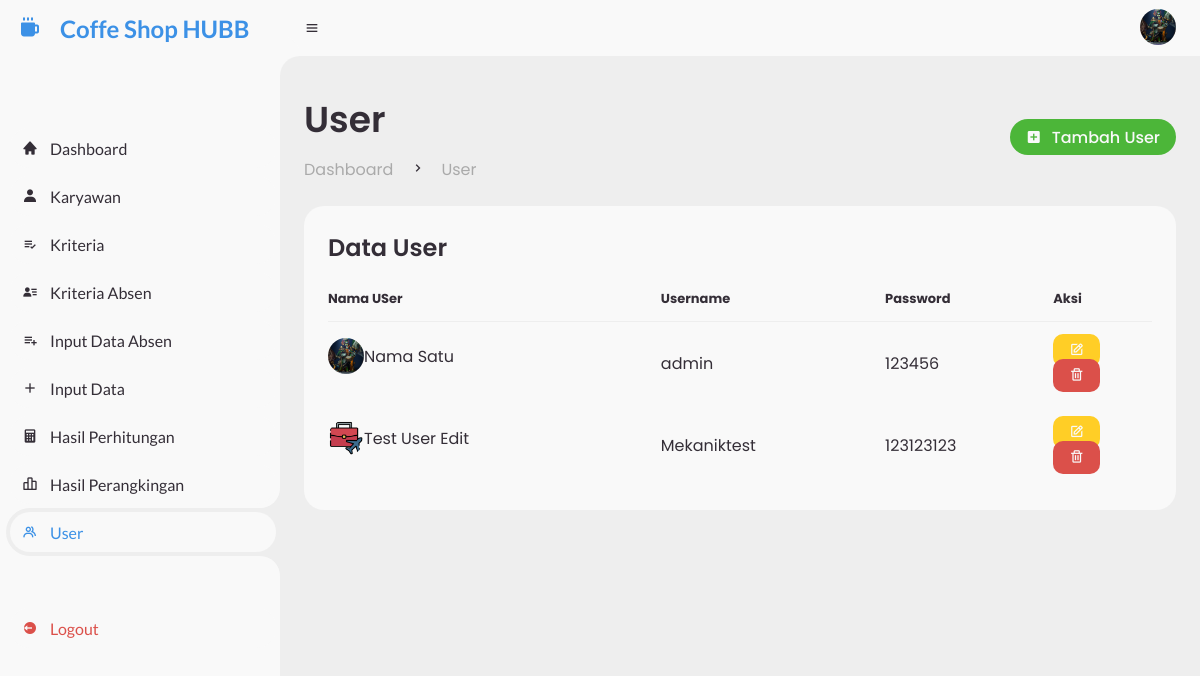
Page /user-page.php (signed in) on the committed database.
### tables this page shows
CREATE TABLE `pengguna` (
  `pengguna_id` varchar(50) NOT NULL,
  `nama_pengguna` varchar(100) DEFAULT NULL,
  `username` varchar(100) DEFAULT NULL,
  `password` varchar(100) DEFAULT NULL,
  `profile` varchar(255) NOT NULL
);

### user-page.php (the view, shortened to what this page needs)
<?php
include './componen/header.php';
include './process/koneksi.php';
?>
<body>
   <?php
   include './componen/sidebar.php';
   ?>
   <section id="content">
      <?php
      include './componen/navbar.php';
      ?>
      <main>
         <div class="head-title">
            <?php
            include './componen/breadcrumb.php';
            ?>
            <a href="#modal-add-user" class="btn-add">
               <i class="bx bxs-plus-square"></i>
               <span class="text">Tambah User</span>
            </a>
         </div>
         <div class="table-data">
            <div class="order">
               <div class="head">
                  <h3>Data User</h3>
               </div>
               <table>
                  <thead>
                     <tr>
                        <th>Nama USer</th>
                        <th>Username</th>
                        <th>Password</th>
                        <th style="width: 12%">Aksi</th>
                     </tr>
                  </thead>
                  <tbody>
                     <?php
                     $select = mysqli_query($connect, "SELECT * FROM pengguna");
                     while ($data = mysqli_fetch_array($select)) {
                     ?>
                        <tr>
                           <td class="user" style="align-items: center; display: flex;">
                              <img src="./images/user/<?php echo $data['profile']; ?>" class="table-img" />
                              <p><?php echo $data['nama_pengguna']; ?></p>
                           </td>
                           <td><?php echo $data['username']; ?></td>
                           <td><?php echo $data['password']; ?></td>
                           <td>
                              <a href="#modal-edit-user<?php echo $data['pengguna_id']; ?>" class="status edit">
                                 <i class="bx bx-edit"></i>
                              </a>
                              <a href="#modal-delete-user<?php echo $data['pengguna_id']; ?>" class="status delete">
                                 <i class="bx bx-trash"></i>
                              </a>
                           </td>
                        </tr>
                     <?php $no++;
                     } ?>
                  </tbody>
               </table>
            </div>
         </div>
      </main>
   </section>
   <?php
   include './componen/script.php';
   ?>

### css/style.css (style rules this page uses)
* { margin: 0; padding: 0; box-sizing: border-box; }
a { text-decoration: none; }
:root { --poppins: "Poppins", sans-serif; --lato: "Lato", sans-serif; --light: #f9f9f9; --blue: #3c91e6; --blue-dark: #2b68ca; --light-blue: #cfe8ff; --grey: #eee; --dark-grey: #aaaaaa; --dark: #342e37; --red: #db504a; --red-dark: #a9312c; --yellow: #ffce26; --yellow-dark: #ce8700; --green: #4cb639; --green-dark: #389128; --light-yellow: #fff2c6; --orange: #fd7238; --light-orange: #ffe0d3; }
html { overflow-x: hidden; }
body { background: var(--grey); overflow-x: hidden; }
#content { position: relative; width: calc(100% - 280px); left: 280px; transition: 0.3s ease; }
#content main { width: 100%; padding: 36px 24px; font-family: var(--poppins); max-height: calc(100vh - 56px); overflow-y: auto; }
#content main .head-title { display: flex; align-items: center; justify-content: space-between; grid-gap: 16px; flex-wrap: wrap; }
#content main .head-title .btn-add { height: 36px; padding: 0 16px; border-radius: 36px; background: var(--green); color: var(--light); display: flex; justify-content: center; align-items: center; grid-gap: 10px; font-weight: 500; }
#content main .table-data { display: flex; flex-wrap: wrap; grid-gap: 24px; margin-top: 24px; width: 100%; color: var(--dark); }
#content main .table-data > div { border-radius: 20px; background: var(--light); padding: 24px; overflow-x: auto; }
#content main .table-data .head { display: flex; align-items: center; grid-gap: 16px; margin-bottom: 24px; }
#content main .table-data .head h3 { margin-right: auto; font-size: 24px; font-weight: 600; }
#content main .table-data .order { flex-grow: 1; flex-basis: 500px; }
#content main .table-data .order table { width: 100%; border-collapse: collapse; }
#content main .table-data .order table th { padding-bottom: 12px; font-size: 13px; text-align: left; border-bottom: 1px solid var(--grey); }
#content main .table-data .order table td { padding: 16px 0; }
#content main .table-data .order table td .table-img { width: 36px; height: 36px; border-radius: 50%; object-fit: cover; }
#content main .table-data .order table tr td .status { font-size: 15px; padding: 6px 16px; color: var(--light); border-radius: 10px; font-weight: 700; margin-right: 3px; }
#content main .table-data .order table tr td .status.edit { background: var(--yellow); }
#content main .table-data .order table tr td .status.delete { background: var(--red); }

### rows in the picture
pengguna: profile (picture), nama_pengguna "Nama Satu", username "admin", password "123456"
pengguna: profile (picture), nama_pengguna "Test User Edit", username "Mekaniktest", password "123123123"

### other values in the picture
get_page_title() "User"
